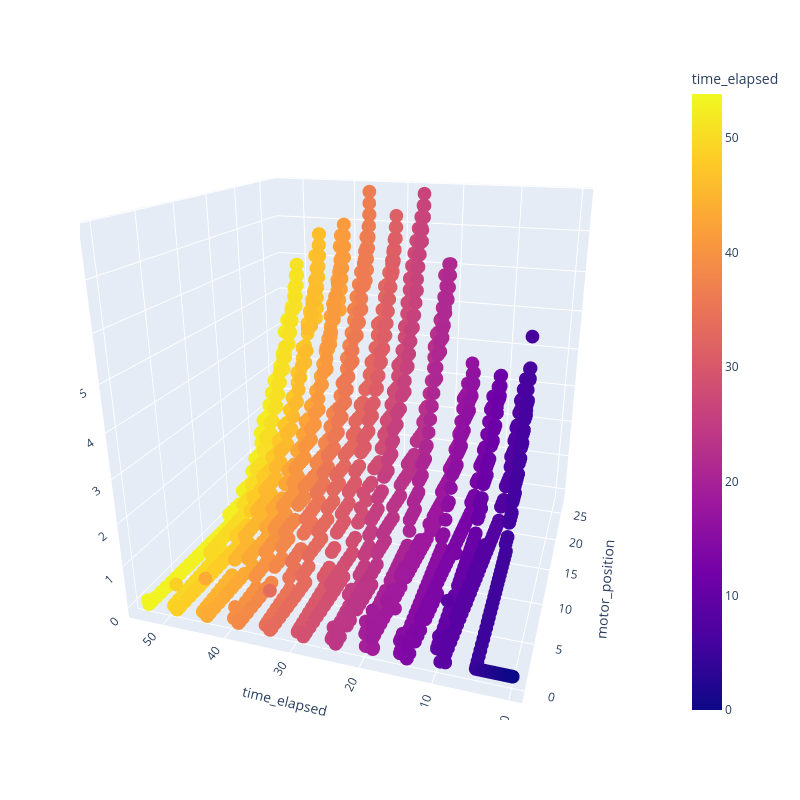

Notebook source saved alongside this figure:
### Markdown cell above
# Visualize Force vs. Motor position vs. Time

### Code cell
fig = p3.plot_futek_displacement()
fig.show()

### Figure 1 — Plotly figure (JSON) as saved in the notebook; plotly's stock layout.template omitted (floating-point values rounded to 4 significant figures; data arrays with more than 128 entries replaced by an {"elided": "..."} marker saying what was removed)
{"data": [{"hovertemplate": "motor_position=%{x}<br>time_elapsed=%{marker.color}<br>futek=%{z}<extra></extra>", "legendgroup": "", "marker": {"color": {"elided": "5388 float values"}, "coloraxis": "coloraxis", "symbol": "circle"}, "mode": "markers", "name": "", "scene": "scene", "showlegend": false, "type": "scatter3d", "x": {"elided": "5388 float values"}, "y": {"elided": "5388 float values"}, "z": {"elided": "5388 float values"}}], "layout": {"coloraxis": {"colorbar": {"title": {"text": "time_elapsed"}}, "colorscale": [[0, "#0d0887"], [0.1111, "#46039f"], [0.2222, "#7201a8"], [0.3333, "#9c179e"], [0.4444, "#bd3786"], [0.5556, "#d8576b"], [0.6667, "#ed7953"], [0.7778, "#fb9f3a"], [0.8889, "#fdca26"], [1, "#f0f921"]]}, "height": 800, "legend": {"tracegroupgap": 0}, "margin": {"t": 60}, "scene": {"aspectmode": "auto", "aspectratio": {"x": 1, "y": 1, "z": 1}, "camera": {"center": {"x": 0, "y": 0, "z": 0}, "eye": {"x": -1.93, "y": -0.6189, "z": 0.7601}, "projection": {"type": "perspective"}, "up": {"x": 0, "y": 0, "z": 1}}, "domain": {"x": [0, 1], "y": [0, 1]}, "xaxis": {"title": {"text": "motor_position"}, "type": "linear"}, "yaxis": {"title": {"text": "time_elapsed"}, "type": "linear"}, "zaxis": {"title": {"text": "futek"}, "type": "linear"}}, "width": 800}}
